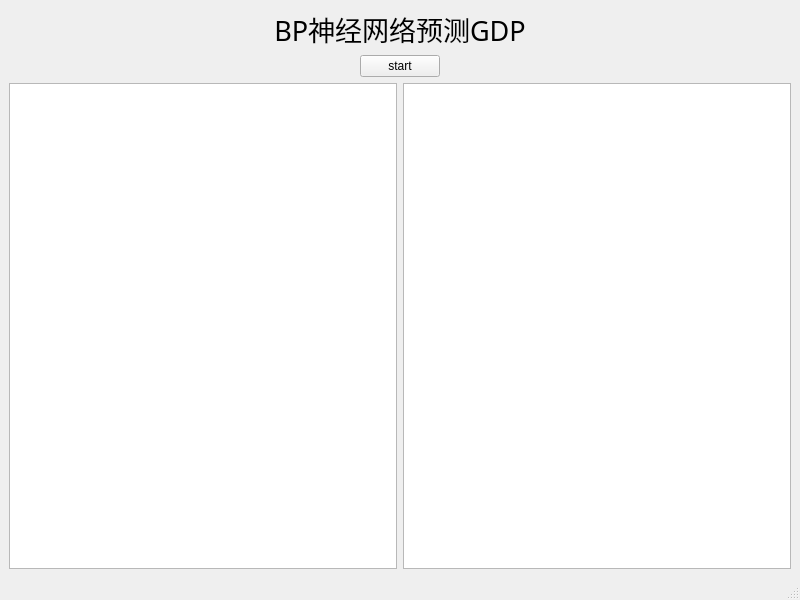
<?xml version="1.0" encoding="UTF-8"?>
<ui version="4.0">
 <class>MainWindow</class>
 <widget class="QMainWindow" name="MainWindow">
  <property name="geometry">
   <rect>
    <x>0</x>
    <y>0</y>
    <width>800</width>
    <height>600</height>
   </rect>
  </property>
  <property name="windowTitle">
   <string>MainWindow</string>
  </property>
  <widget class="QWidget" name="centralwidget">
   <layout class="QVBoxLayout" name="verticalLayout_2">
    <item>
     <layout class="QVBoxLayout" name="verticalLayout">
      <item>
       <widget class="QLabel" name="label">
        <property name="font">
         <font>
          <family>黑体</family>
          <pointsize>20</pointsize>
         </font>
        </property>
        <property name="text">
         <string>BP神经网络预测GDP</string>
        </property>
        <property name="alignment">
         <set>Qt::AlignCenter</set>
        </property>
       </widget>
      </item>
     </layout>
    </item>
    <item>
     <layout class="QHBoxLayout" name="horizontalLayout">
      <item>
       <spacer name="horizontalSpacer">
        <property name="orientation">
         <enum>Qt::Horizontal</enum>
        </property>
        <property name="sizeHint" stdset="0">
         <size>
          <width>40</width>
          <height>20</height>
         </size>
        </property>
       </spacer>
      </item>
      <item>
       <widget class="QPushButton" name="pushButton">
        <property name="text">
         <string>start</string>
        </property>
       </widget>
      </item>
      <item>
       <spacer name="horizontalSpacer_2">
        <property name="orientation">
         <enum>Qt::Horizontal</enum>
        </property>
        <property name="sizeHint" stdset="0">
         <size>
          <width>40</width>
          <height>20</height>
         </size>
        </property>
       </spacer>
      </item>
     </layout>
    </item>
    <item>
     <layout class="QHBoxLayout" name="horizontalLayout_2">
      <item>
       <widget class="QTextBrowser" name="textBrowser"/>
      </item>
      <item>
       <widget class="QGraphicsView" name="graphicsView"/>
      </item>
     </layout>
    </item>
   </layout>
  </widget>
  <widget class="QMenuBar" name="menubar">
   <property name="geometry">
    <rect>
     <x>0</x>
     <y>0</y>
     <width>800</width>
     <height>22</height>
    </rect>
   </property>
  </widget>
  <widget class="QStatusBar" name="statusbar"/>
 </widget>
 <resources/>
 <connections/>
</ui>
